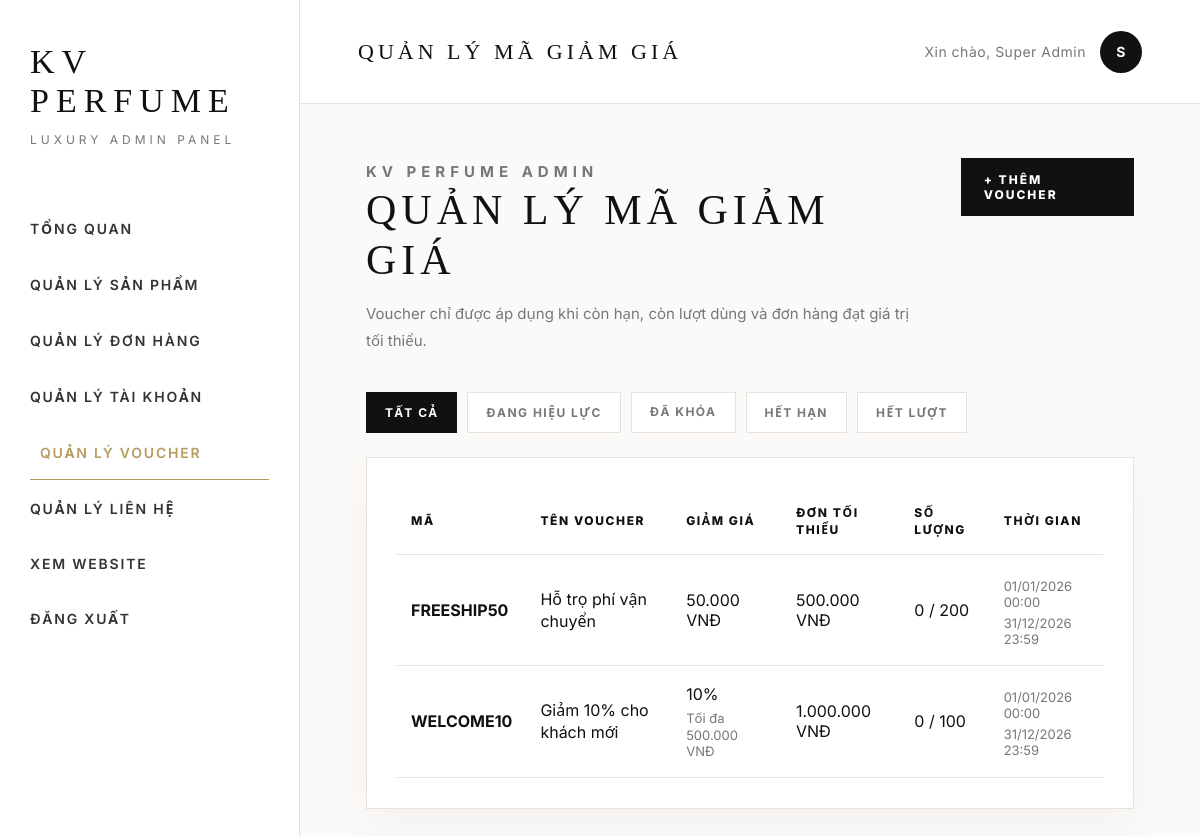
The app's page /?url=admin/voucher/index (signed in) with its own data.
### tables this page shows
CREATE TABLE vouchers (
    id INT AUTO_INCREMENT PRIMARY KEY,
    code VARCHAR(50) NOT NULL UNIQUE,
    name VARCHAR(150) NOT NULL,
    discount_type ENUM('percent', 'fixed') NOT NULL,
    discount_value DECIMAL(12,2) NOT NULL,
    min_order_value DECIMAL(12,2) NOT NULL DEFAULT 0,
    max_discount DECIMAL(12,2),
    quantity INT NOT NULL DEFAULT 0,
    used_quantity INT NOT NULL DEFAULT 0,
    start_date DATETIME NOT NULL,
    end_date DATETIME NOT NULL,
    status TINYINT(1) NOT NULL DEFAULT 1,
    created_at DATETIME NOT NULL DEFAULT CURRENT_TIMESTAMP
);

### app/controller/admin/VoucherController.php (called while the page is built, shortened)
<?php
require_once __DIR__ . '/../../models/VoucherModel.php';
class VoucherController extends Controller
{
    private VoucherModel $voucherModel;
    public function __construct()
    {
        $this->voucherModel = new VoucherModel();
    }
    public function index()
    {
        $status = $_GET['status'] ?? 'all';
        $vouchers = $this->voucherModel->getAllVouchers($status);
        $this->renderAdmin('admin/voucher/index', [
            'title' => 'Quản lý mã giảm giá',
            'vouchers' => $vouchers,
            'status' => $status,
            'message' => $this->getMessage($_GET['msg'] ?? ''),
            'error' => $this->getError($_GET['error'] ?? '')
        ]);
    }
    private function getMessage($key)
    {
        if ($key === '') {
            return '';
        }
        $messages = [
            'created' => 'Thêm voucher thành công.',
            'updated' => 'Cập nhật voucher thành công.',
            'locked' => 'Đã khóa voucher.',
            'unlocked' => 'Đã mở lại voucher.'
        ];
        return $messages[$key] ?? '';
    }
    private function getError($key)
    {
        if ($key === '') {
            return '';
        }
        $errors = [
            'invalid_id' => 'Mã voucher không hợp lệ.',
            'not_found' => 'Không tìm thấy voucher.',
            'method_not_allowed' => 'Thao tác không hợp lệ.',
            'expired' => 'Không thể mở voucher đã hết hạn.',
            'quantity_invalid' => 'Không thể mở voucher vì số lượng đã dùng lớn hơn hoặc bằng số lượng phát hành.',
            'update_failed' => 'Cập nhật voucher thất bại.'
        ];
        return $errors[$key] ?? 'Có lỗi xảy ra. Vui lòng kiểm tra lại.';
    }
}

### core/app.php (called while the page is built, shortened)
<?php
class App
{
    protected $controller = 'HomeController';
    protected $action = 'index';
    public function __construct()
    {
        $url = $this->UrlProcess();
        $isAdmin = false;
        if (isset($url[0]) && strtolower($url[0]) === 'admin') {
            $isAdmin = true;
            unset($url[0]);
            $url = array_values($url);
        }
        if (isset($url[0]) && $url[0] !== '') {
            $controllerName = ucfirst($url[0]) . 'Controller';
            $controllerPath = $isAdmin
                ? './app/controller/admin/' . $controllerName . '.php'
                : './app/controller/Client/' . $controllerName . '.php';
            if (file_exists($controllerPath)) {
                $this->controller = $controllerName;
                unset($url[0]);
            } else {
                die('Không tìm thấy controller: ' . $controllerPath);
            }
        } else {
            $controllerPath = './app/controller/Client/' . $this->controller . '.php';
            if (file_exists($controllerPath)) {
                require_once $controllerPath;
            }
        }
        $this->controller = new $this->controller();
        if (isset($url[1])) {
            if (method_exists($this->controller, $url[1])) {
                $this->action = $url[1];
                unset($url[1]);
            }
        }
        $this->params = $url ? array_values($url) : [];
        call_user_func_array([$this->controller, $this->action], $this->params);
    }
    protected function UrlProcess()
    {
        if (isset($_GET['url'])) {
            return explode('/', filter_var(trim($_GET['url'], '/'), FILTER_SANITIZE_URL));
        }
        return [];
    }
}

### index.php (called while the page is built, shortened)
<?php
require_once __DIR__ . '/core/app.php';
$app = new App();

### app/models/Database.php (called while the page is built)
<?php
class Database
{
    private string $host = 'localhost';
    private string $dbname = 'kv_perfume';
    private string $username = 'root';
    private string $password = '';
    private string $charset = 'utf8mb4';
    private ?PDO $conn = null;
    public function connect(): PDO
    {
        if ($this->conn === null) {
            $dsn = "mysql:host={$this->host};dbname={$this->dbname};charset={$this->charset}";
            try {
                $this->conn = new PDO($dsn, $this->username, $this->password);
                $this->conn->setAttribute(PDO::ATTR_ERRMODE, PDO::ERRMODE_EXCEPTION);
                $this->conn->setAttribute(PDO::ATTR_DEFAULT_FETCH_MODE, PDO::FETCH_ASSOC);
                $this->conn->setAttribute(PDO::ATTR_EMULATE_PREPARES, false);
            } catch (PDOException $e) {
                die('Kết nối database thất bại: ' . $e->getMessage());
            }
        }
        return $this->conn;
    }
}

### app/models/VoucherModel.php (called while the page is built, shortened)
<?php
require_once __DIR__ . '/XLdata.php';
class VoucherModel extends XlData
{
    public function getAllVouchers($status = 'all')
    {
        $sql = "SELECT * FROM vouchers WHERE 1 = 1";
        $params = [];
        $sql .= " ORDER BY id DESC";
        return $this->readItem($sql, $params);
    }
}

### app/models/XLdata.php (called while the page is built, shortened)
<?php
require_once __DIR__ . '/Database.php';
class XlData extends Database
{
    protected PDO $db;
    public function __construct()
    {
        $this->db = $this->connect();
    }
    public function readItem(string $sql, array $params = []): array
    {
        $stmt = $this->db->prepare($sql);
        $stmt->execute($params);
        return $stmt->fetchAll();
    }
}

### app/views/admin/voucher/index.php (the view, shortened to what this page needs)
<div class="admin-page">
    <div class="admin-page-header">
        <div>
            <p class="admin-eyebrow">KV PERFUME ADMIN</p>
            <h1>Quản lý mã giảm giá</h1>
            <p>Voucher chỉ được áp dụng khi còn hạn, còn lượt dùng và đơn hàng đạt giá trị tối thiểu.</p>
        </div>
        <a class="admin-btn primary" href="?url=admin/voucher/create">+ Thêm voucher</a>
    </div>
    <div class="admin-toolbar">
        <a class="admin-filter <?php echo (($status ?? 'all') === 'all') ? 'active' : ''; ?>" href="?url=admin/voucher/index&status=all">Tất cả</a>
        <a class="admin-filter <?php echo (($status ?? '') === 'active') ? 'active' : ''; ?>" href="?url=admin/voucher/index&status=active">Đang hiệu lực</a>
        <a class="admin-filter <?php echo (($status ?? '') === 'locked') ? 'active' : ''; ?>" href="?url=admin/voucher/index&status=locked">Đã khóa</a>
        <a class="admin-filter <?php echo (($status ?? '') === 'expired') ? 'active' : ''; ?>" href="?url=admin/voucher/index&status=expired">Hết hạn</a>
        <a class="admin-filter <?php echo (($status ?? '') === 'sold_out') ? 'active' : ''; ?>" href="?url=admin/voucher/index&status=sold_out">Hết lượt</a>
    </div>
    <div class="admin-card">
        <div class="admin-table-wrap">
            <table class="admin-table">
                <thead>
                    <tr>
                        <th>Mã</th>
                        <th>Tên voucher</th>
                        <th>Giảm giá</th>
                        <th>Đơn tối thiểu</th>
                        <th>Số lượng</th>
                        <th>Thời gian</th>
                    </tr>
                </thead>
                <tbody>
                    <?php foreach ($vouchers as $voucher): ?>
                        <tr>
                            <td><strong><?php echo htmlspecialchars($voucher['code']); ?></strong></td>
                            <td><?php echo htmlspecialchars($voucher['name']); ?></td>
                            <td>
                                <?php if ($voucher['discount_type'] === 'percent'): ?>
                                    <?php echo number_format((float)$voucher['discount_value'], 0, ',', '.'); ?>%
                                    <?php if (!empty($voucher['max_discount'])): ?>
                                        <span>Tối đa <?php echo number_format((float)$voucher['max_discount'], 0, ',', '.'); ?> VNĐ</span>
                                    <?php endif; ?>
                                <?php else: ?>
                                    <?php echo number_format((float)$voucher['discount_value'], 0, ',', '.'); ?> VNĐ
                                <?php endif; ?>
                            </td>
                            <td><?php echo number_format((float)$voucher['min_order_value'], 0, ',', '.'); ?> VNĐ</td>
                            <td>
                                <?php echo (int)$voucher['used_quantity']; ?> / <?php echo (int)$voucher['quantity']; ?>
                            </td>
                            <td>
                                <span><?php echo date('d/m/Y H:i', strtotime($voucher['start_date'])); ?></span>
                                <span><?php echo date('d/m/Y H:i', strtotime($voucher['end_date'])); ?></span>
                            </td>
                        </tr>
                    <?php endforeach; ?>
                </tbody>
            </table>
        </div>
    </div>
</div>

### app/views/admin/Layouts/Header.php (style rules this page uses)
:root { --primary-black: #111111; --soft-black: #1f1f1f; --white: #ffffff; --ivory: #fbfaf8; --cream: #f6f2ec; --border: #e7e2dc; --muted: #777777; --gold: #b89b5e; --danger: #b42318; --success: #1f7a4d; --warning: #a66b00; --font-serif: "Playfair Display", Georgia, "Times New Roman", serif; --font-sans: "Inter", "Segoe UI", Arial, sans-serif; }
* { box-sizing: border-box; }
body { margin: 0; background: var(--white); color: var(--primary-black); font-family: var(--font-sans); }
a { color: inherit; text-decoration: none; }
.admin-page-header { margin-bottom: 38px; display: flex; justify-content: space-between; align-items: flex-start; gap: 30px; }
.admin-eyebrow { margin: 0 0 14px; color: var(--gold); font-size: 12px; font-weight: 700; letter-spacing: 5px; text-transform: uppercase; }
.admin-page-header h1 { margin: 0 0 14px; font-family: var(--font-serif); font-size: 42px; font-weight: 400; letter-spacing: 5px; text-transform: uppercase; line-height: 1.2; }
.admin-page-header p { margin: 0; max-width: 850px; color: var(--muted); line-height: 1.8; font-size: 15px; }
.admin-card, .admin-stat-card { background: var(--white); border: 1px solid var(--border); padding: 30px; margin-bottom: 28px; box-shadow: 0 18px 45px rgba(0,0,0,.035); }
.admin-btn { border: 1px solid var(--primary-black); background: var(--white); color: var(--primary-black); padding: 13px 22px; display: inline-flex; align-items: center; justify-content: center; gap: 8px; cursor: pointer; font-size: 12px; font-weight: 800; letter-spacing: 2px; text-transform: uppercase; transition: .22s ease; }
.admin-btn:hover, .admin-btn.primary { background: var(--primary-black); color: var(--white); }
.admin-toolbar { display: flex; flex-wrap: wrap; gap: 10px; margin-bottom: 24px; }
.admin-filter { padding: 11px 18px; border: 1px solid var(--border); background: var(--white); color: var(--muted); font-size: 12px; font-weight: 700; letter-spacing: 1.5px; text-transform: uppercase; transition: .2s ease; }
.admin-filter.active, .admin-filter:hover { background: var(--primary-black); border-color: var(--primary-black); color: var(--white); }
.admin-table-wrap { overflow-x: auto; }
.admin-table { width: 100%; min-width: 950px; border-collapse: collapse; }
.admin-table th { padding: 16px 14px; text-align: left; border-bottom: 1px solid var(--border); font-size: 12px; font-weight: 800; letter-spacing: 1.6px; text-transform: uppercase; }
.admin-table td { padding: 18px 14px; border-bottom: 1px solid var(--border); vertical-align: middle; }
.admin-table td span { display: block; margin-top: 5px; color: var(--muted); font-size: 13px; }

### records on screen
vouchers: code "FREESHIP50", name "Hỗ trọ phí vận chuyển", discount_value "50.000", min_order_value "500.000", used_quantity "0", quantity "200", start_date "01/01/2026 00:00", end_date "31/12/2026 23:59"
vouchers: code "WELCOME10", name "Giảm 10% cho khách mới", discount_value "10", max_discount "500.000", min_order_value "1.000.000", used_quantity "0", quantity "100", start_date "01/01/2026 00:00", end_date "31/12/2026 23:59"

### other values on screen
$pageTitle "QUẢN LÝ MÃ GIẢM GIÁ"
$adminName "Super Admin"
mb_substr($adminName, 0, 1, 'UTF-8') "S"
